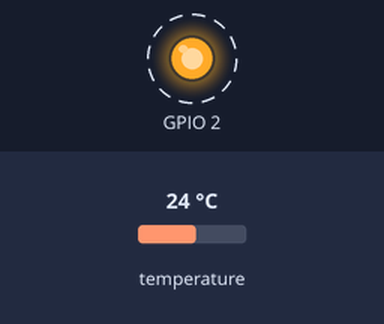
Simulated run of this program. Board: ESP32. Parts: output pins drawn as LEDs (lit = HIGH). Dashed ring = blinking. The inputs (shaded band) are chosen by the test bench; at power-on: temperature 24 °C. What the program prints to the serial monitor is not drawn.

Above: at 0.45 s.
Timing chart, 0 to 3.0 s (numbered marks = the images above):
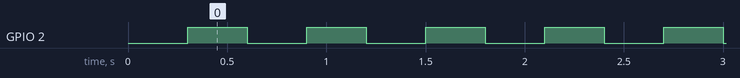

Measured:
- by itself, GPIO 2: alternates HIGH for 0.30 s and LOW for 0.30 s
- by itself, everything shown: repeats every 1.2 s, in 4 steps

The program:

main.cpp
```cpp
#include <Arduino.h>
#include "sensors.h"
#include "led.h"

unsigned long lastTempPrint = 0;
unsigned long lastUptime    = 0;

// TODO: run three independent timed tasks in loop(), none blocking the others:
//  - ledUpdate()     every iteration (LED_PIN blink, 300 ms — set via ledSetInterval)
//  - sensorsUpdate() every iteration; print getTemperature() every 2 s
//  - uptime print    every 5 s
// main.cpp should read like a description of the system: no pin numbers, no sensor internals.

void setup() {
  Serial.begin(115200);
  sensorsBegin();
  ledBegin();
  ledSetInterval(300);
  Serial.println("Module 4 ready.");
}

void loop() {
  unsigned long now = millis();

    ledUpdate();       // blinks at 300 ms internally
    sensorsUpdate();   // reads temperature every 2 s internally

    if (now - lastTempPrint >= 2000) {          // print temp every 2 s
        lastTempPrint = now;
        Serial.printf("[%lums] temp: %.2f C\n", now, getTemperature());
    }

    if (now - lastUptime >= 5000) {             // print uptime every 5 s
        lastUptime = now;
        Serial.printf("[%lums] uptime: %lus\n", now, now / 1000);
    }
}
```

led.cpp
```cpp
#include "led.h"
#include <Arduino.h>

static unsigned long interval = 500;
static unsigned long last = 0;
static bool state = false;

void ledBegin() { pinMode(LED_PIN, OUTPUT); }          // LED_PIN comes from a build flag
void ledSetInterval(unsigned long ms) { interval = ms; }

void ledUpdate() {
  unsigned long now = millis();
  if (now - last >= interval) {
    last = now;
    state = !state;
    digitalWrite(LED_PIN, state);   // true = HIGH, false = LOW
  }
}
```

led.h
```cpp
#pragma once

// The LED blink code, as plain functions.
void ledBegin();
void ledSetInterval(unsigned long ms);
void ledUpdate();   // call every loop()
```

sensors.cpp
```cpp
#include "sensors.h"   // "..." = one of OUR files;  <...> = an installed library
#include <Arduino.h>
#include <OneWire.h>
#include <DallasTemperature.h>

static OneWire oneWire(SENSOR_PIN);           // SENSOR_PIN comes from a build flag
static DallasTemperature sensors(&oneWire);

static float lastTemp = 0.0f;                 // "static" = private to this file only
static bool  pending  = false;
static unsigned long cycleStart = 0, requestedAt = 0;

void sensorsBegin() {
  sensors.begin();
  sensors.setResolution(12);
  sensors.setWaitForConversion(false);        // makes requestTemperatures() return instantly
}

// TODO: implement the non-blocking "ask now, read later" state machine (see the lesson):
//  - every 2 s: sensors.requestTemperatures(); pending = true; requestedAt = now;
//  - 800 ms after the request: lastTemp = sensors.getTempCByIndex(0); pending = false;
void sensorsUpdate() {
  unsigned long now = millis();
  // --- Part B: DS18B20 (every 2 s) ---
    if (!pending && now - cycleStart >= 2000) {
        cycleStart = now;
        requestedAt = now;
        pending     = true;
        sensors.requestTemperatures();// returns immediately (setWaitForConversion false)

    }

    if (pending && now - requestedAt >= 800) {
        pending = false;
        float tempC = sensors.getTempCByIndex(0);
        if (tempC == DEVICE_DISCONNECTED_C) {
            Serial.printf("[%lums] DS18B20: not found\n", now);
        } else {
            lastTemp = tempC;
            Serial.printf("[%lums] temp: %.2f C\n", now, tempC);
        }
    }
}

float getTemperature() { return lastTemp; }
```

sensors.h
```cpp
#pragma once  // include this header only once

// The DS18B20 code, organised as plain functions (no class needed).
// The .h is the "menu": the short list of what this file offers to the rest of the program.

void  sensorsBegin();   // set up the sensor — call once in setup()
void  sensorsUpdate();  // call every loop() — reads the sensor without blocking
float getTemperature(); // returns the most recent temperature in degrees C
```
